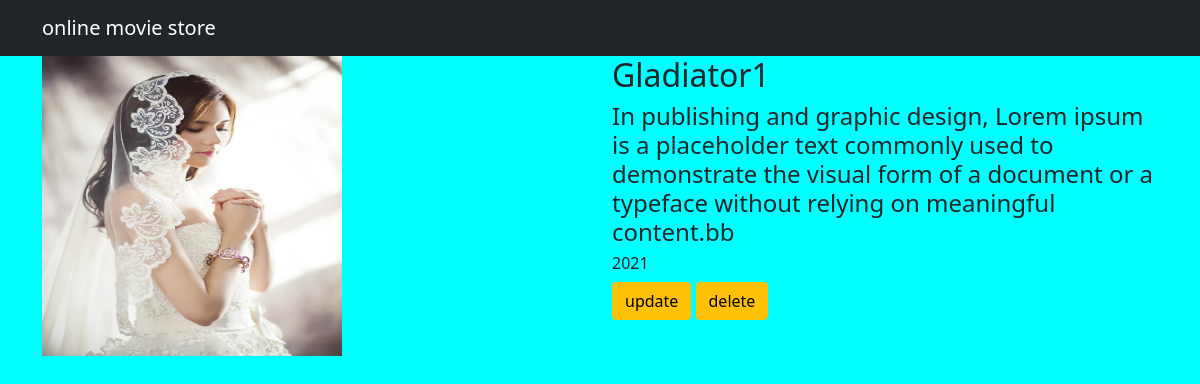
The app's page /movie/4/ with its own data.
### movieapp/models.py (models this page shows, shortened)
class Movie(models.Model):
     name=models.CharField(max_length=250)
     desc=models.TextField()
     year=models.IntegerField()
     img=models.ImageField(upload_to='gallery')

### movieapp/views.py (the view)
# urls.py: path('movie/<int:movie_id>/',views.detail,name='detail'),
def detail(request,movie_id):
    movie=Movie.objects.get(id=movie_id)
    return render(request,'details.html',{'movie':movie})

### templates/details.html
{% extends 'base.html'%}
{% block body %}
<div class="container">
    <div class="row">
        <div class="col-md-6">
            <img src="{{movie.img.url}}" width="300" height="300" >
        </div>
<div class="col-md-6">
    <h2>{{movie.name}}</h2>
   <h4>{{movie.desc}}</h4>
   <h6> {{movie.year}}</h6>
    <a class="btn btn-warning" href="{% url 'movieapp:update' movie.id %}">update</a>
    <a class="btn btn-warning" href="{% url 'movieapp:delete' movie.id %}">delete</a>
</div>
   </div>
</div>
{% endblock %}

### static/style.css (style rules this page uses)
body { background-color:aqua; }

### records on screen
Movie: img (picture), name "Gladiator1", desc "In publishing and graphic design, Lorem ipsum is a placeholder text commonly used to demonstrate the visual form of a document or a typeface without relying on meaningful content.bb", year "2021"
